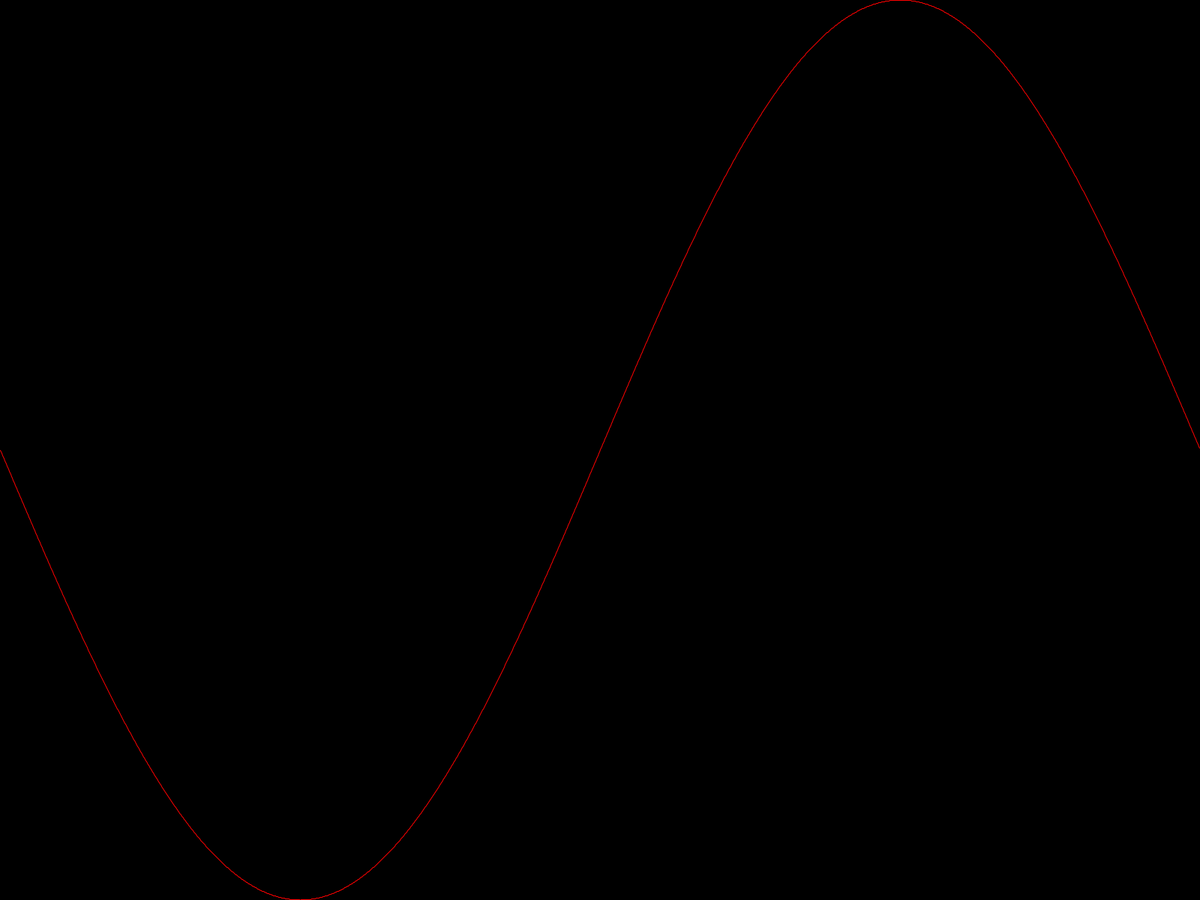
Frame 1 (no input)
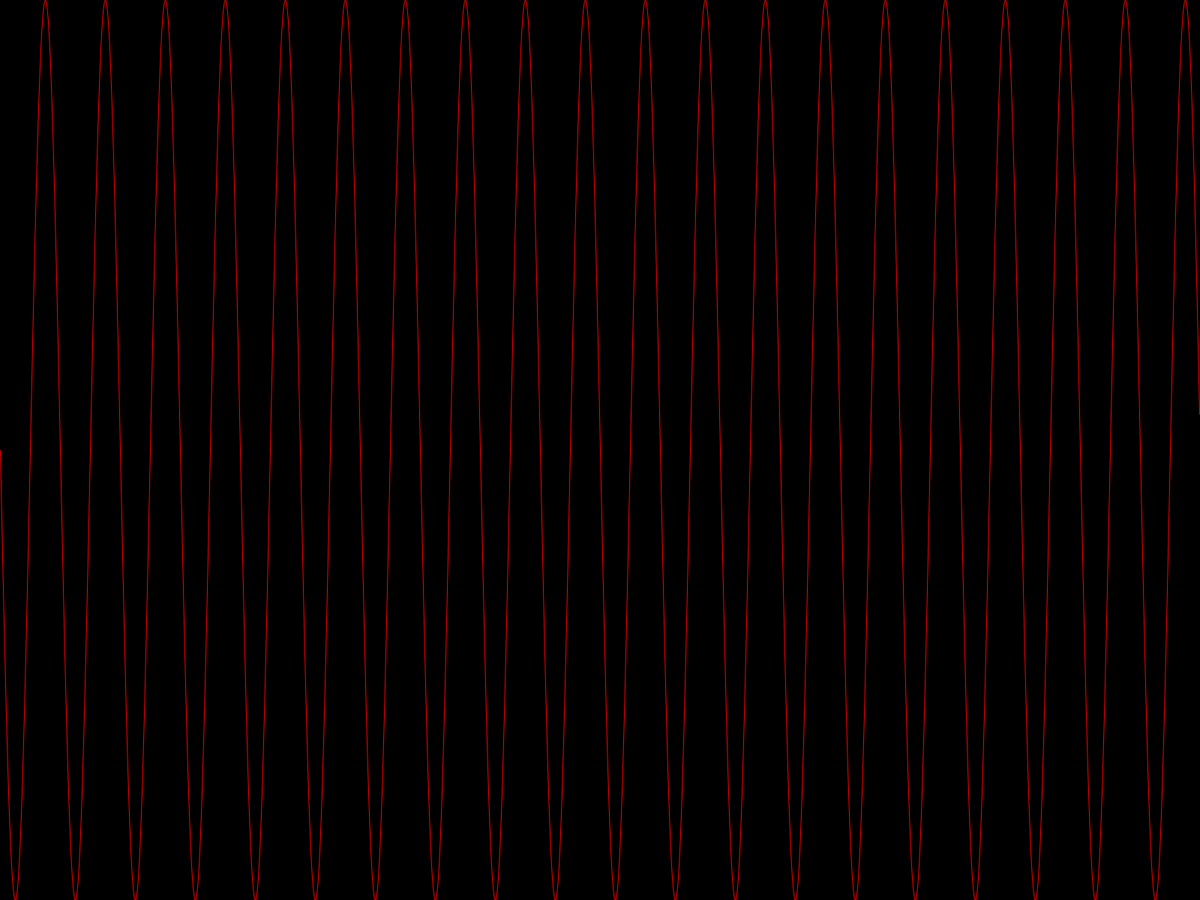
Frame 60 (the mouse pressed at the canvas centre just before this capture)
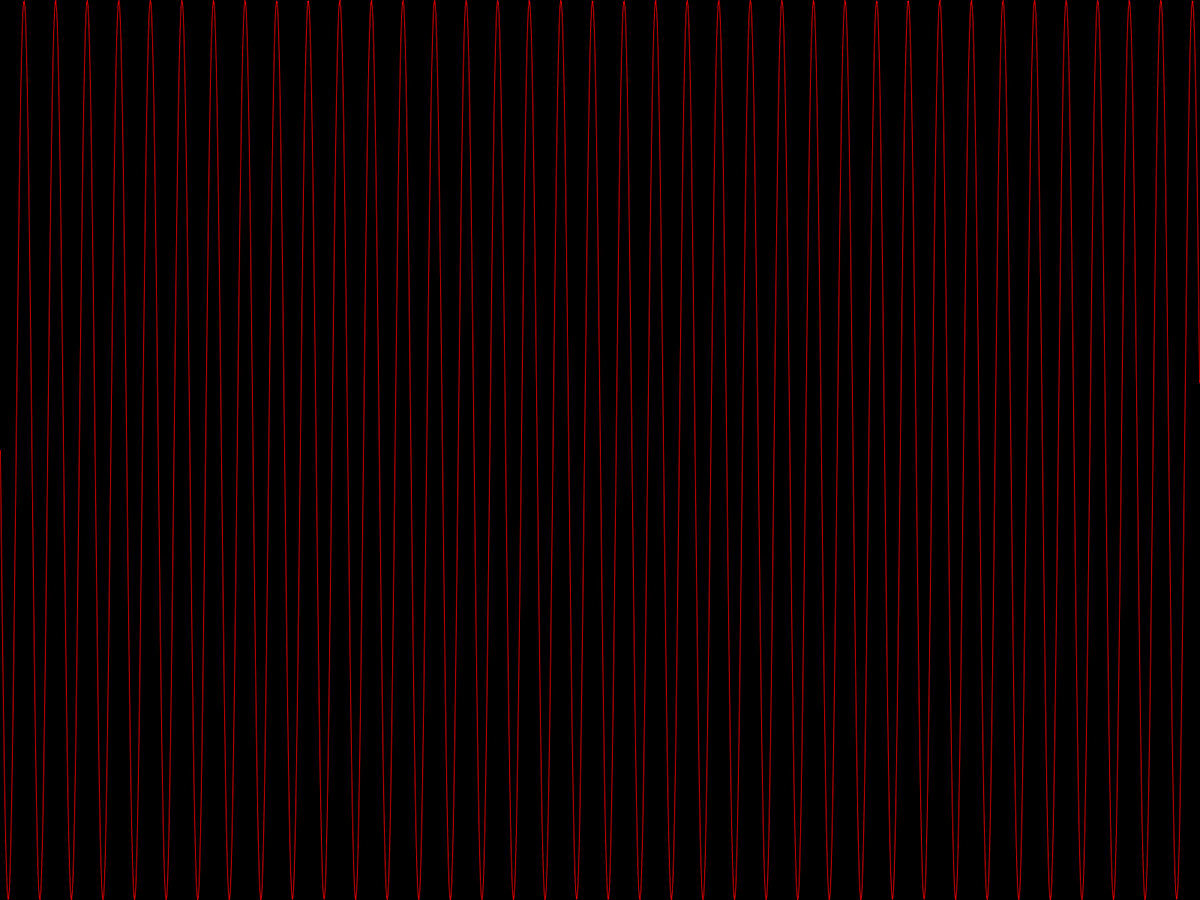
Frame 120 (the mouse held since frame 60 and released just before this capture)

The Processing sketch that drew these frames (run headless with seeded random() and noise(); from frame 60 on, the mouse is pressed at the canvas centre):

// Processing sketch: sine_chirp_shape
// ── sine_chirp_shape.pde
float wave[];

final float FMIN = 1;
final float FMAX = 40;

float freq = FMIN;
float fadjust = 1;

int start = millis();

void setup() {
  //size(800, 450);
  fullScreen();
  
  wave = new float[width];
}

void draw() {
  background(0);
  stroke(255, 0, 0);
  
  update(freq, width);
  
  freq += fadjust;
  if (freq == FMAX) fadjust = -1;
  if (freq == FMIN) {
    int stop = millis();
    println("elapsed = " + (stop - start));
    fadjust =  1;
    start = millis();
  }
  
  draw_wave();
}

void update(float freq, int n) {
  for (int i = 0; i < n; i++) {
    float tmp = sin(2 * PI * i * freq / n);
    wave[i] = (1.0 + tmp) * height / 2;
  }
}

void draw_wave() {
  noFill();
  stroke(255, 0, 0);
  
  beginShape();
  for (int i = 1; i < width; i++) {
    vertex(i - 1, wave[i - 1]);
    vertex(i,     wave[i]); 
  }
  endShape();
}
